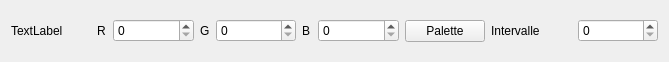
<?xml version="1.0" encoding="UTF-8"?>
<ui version="4.0">
 <class>CouleursChoix</class>
 <widget class="QWidget" name="CouleursChoix">
  <property name="enabled">
   <bool>true</bool>
  </property>
  <property name="geometry">
   <rect>
    <x>0</x>
    <y>0</y>
    <width>669</width>
    <height>62</height>
   </rect>
  </property>
  <property name="windowTitle">
   <string>Form</string>
  </property>
  <layout class="QHBoxLayout" name="horizontalLayout">
   <item>
    <widget class="QLabel" name="lbl_title">
     <property name="text">
      <string>TextLabel</string>
     </property>
    </widget>
   </item>
   <item>
    <widget class="QLabel" name="label">
     <property name="maximumSize">
      <size>
       <width>10</width>
       <height>16777215</height>
      </size>
     </property>
     <property name="text">
      <string>R</string>
     </property>
    </widget>
   </item>
   <item>
    <widget class="QSpinBox" name="spinBox_R">
     <property name="maximum">
      <number>256</number>
     </property>
    </widget>
   </item>
   <item>
    <widget class="QLabel" name="label_2">
     <property name="maximumSize">
      <size>
       <width>10</width>
       <height>16777215</height>
      </size>
     </property>
     <property name="text">
      <string>G</string>
     </property>
    </widget>
   </item>
   <item>
    <widget class="QSpinBox" name="spinBox_G">
     <property name="maximum">
      <number>256</number>
     </property>
    </widget>
   </item>
   <item>
    <widget class="QLabel" name="label_3">
     <property name="maximumSize">
      <size>
       <width>10</width>
       <height>16777215</height>
      </size>
     </property>
     <property name="text">
      <string>B</string>
     </property>
    </widget>
   </item>
   <item>
    <widget class="QSpinBox" name="spinBox_B">
     <property name="maximum">
      <number>256</number>
     </property>
    </widget>
   </item>
   <item>
    <widget class="QPushButton" name="pushButton">
     <property name="text">
      <string>Palette</string>
     </property>
    </widget>
   </item>
   <item>
    <widget class="QLabel" name="label_4">
     <property name="text">
      <string>Intervalle</string>
     </property>
    </widget>
   </item>
   <item>
    <widget class="QSpinBox" name="spinBox_Interval">
     <property name="maximum">
      <number>256</number>
     </property>
    </widget>
   </item>
  </layout>
 </widget>
 <resources/>
 <connections/>
</ui>
